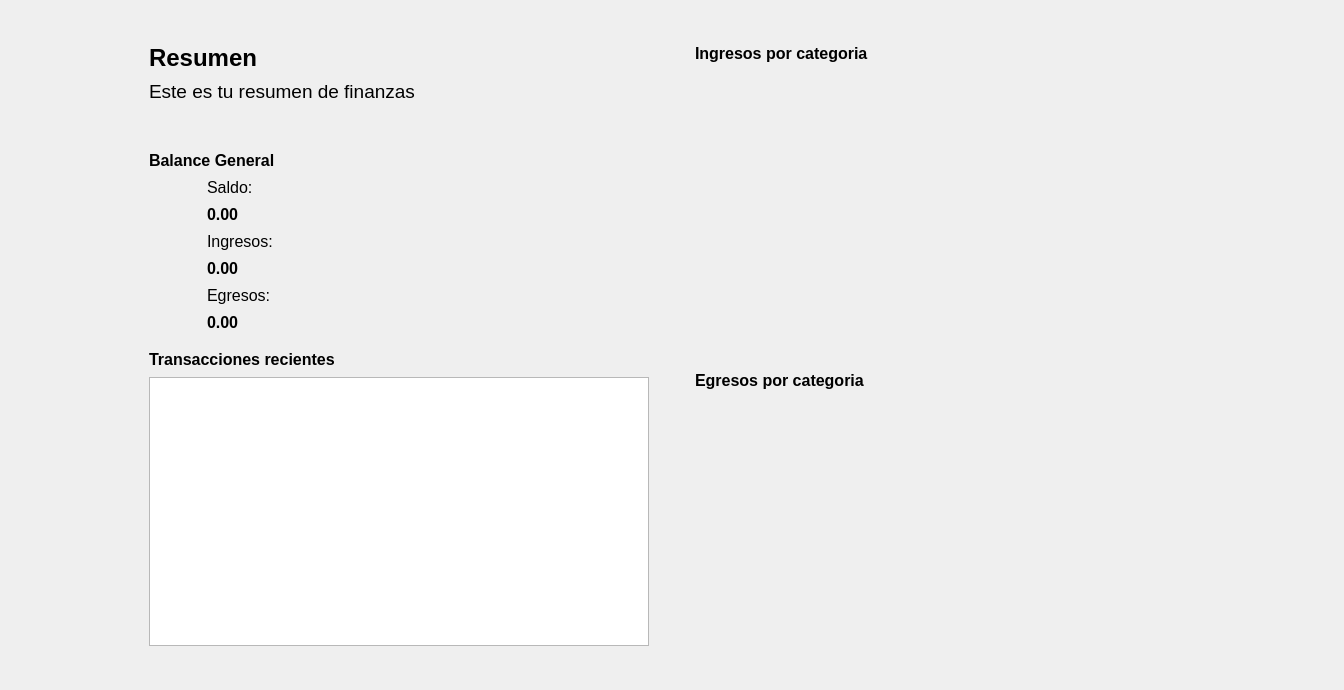
         <widget class="QWidget" name="paginaResumen">
          <property name="styleSheet">
           <string notr="true"/>
          </property>
          <layout class="QGridLayout" name="gridLayout_9">
           <item row="0" column="1">
            <spacer name="verticalSpacer_5">
             <property name="orientation">
              <enum>Qt::Orientation::Vertical</enum>
             </property>
             <property name="sizeHint" stdset="0">
              <size>
               <width>20</width>
               <height>33</height>
              </size>
             </property>
            </spacer>
           </item>
           <item row="1" column="0">
            <spacer name="horizontalSpacer_4">
             <property name="orientation">
              <enum>Qt::Orientation::Horizontal</enum>
             </property>
             <property name="sizeHint" stdset="0">
              <size>
               <width>138</width>
               <height>20</height>
              </size>
             </property>
            </spacer>
           </item>
           <item row="1" column="1" rowspan="2">
            <layout class="QHBoxLayout" name="horizontalLayout_5">
             <item>
              <layout class="QVBoxLayout" name="verticalLayout_17">
               <item>
                <layout class="QVBoxLayout" name="verticalLayout_16">
                 <property name="spacing">
                  <number>8</number>
                 </property>
                 <property name="bottomMargin">
                  <number>10</number>
                 </property>
                 <item>
                  <layout class="QVBoxLayout" name="verticalLayout_11">
                   <item>
                    <widget class="QLabel" name="label_4">
                     <property name="font">
                      <font>
                       <pointsize>18</pointsize>
                       <bold>true</bold>
                      </font>
                     </property>
                     <property name="text">
                      <string>Resumen</string>
                     </property>
                    </widget>
                   </item>
                   <item>
                    <widget class="QLabel" name="label_11">
                     <property name="font">
                      <font>
                       <pointsize>14</pointsize>
                      </font>
                     </property>
                     <property name="text">
                      <string>Este es tu resumen de finanzas</string>
                     </property>
                    </widget>
                   </item>
                  </layout>
                 </item>
                 <item>
                  <spacer name="verticalSpacer_4">
                   <property name="orientation">
                    <enum>Qt::Orientation::Vertical</enum>
                   </property>
                   <property name="sizeHint" stdset="0">
                    <size>
                     <width>20</width>
                     <height>40</height>
                    </size>
                   </property>
                  </spacer>
                 </item>
                 <item>
                  <layout class="QVBoxLayout" name="verticalLayout_13">
                   <item>
                    <widget class="QLabel" name="lblBalanceGeneral">
                     <property name="font">
                      <font>
                       <pointsize>12</pointsize>
                       <bold>true</bold>
                       <kerning>true</kerning>
                      </font>
                     </property>
                     <property name="text">
                      <string>Balance General</string>
                     </property>
                     <property name="margin">
                      <number>0</number>
                     </property>
                    </widget>
                   </item>
                   <item>
                    <layout class="QGridLayout" name="gridLayout_2">
                     <item row="0" column="0">
                      <layout class="QVBoxLayout" name="verticalLayout_12">
                       <item>
                        <widget class="QLabel" name="label_12">
                         <property name="minimumSize">
                          <size>
                           <width>50</width>
                           <height>0</height>
                          </size>
                         </property>
                         <property name="maximumSize">
                          <size>
                           <width>50</width>
                           <height>44</height>
                          </size>
                         </property>
                         <property name="text">
                          <string/>
                         </property>
                         <property name="pixmap">
                          <pixmap resource="resource.qrc">:/icon/icon/balance.png</pixmap>
                         </property>
                         <property name="scaledContents">
                          <bool>true</bool>
                         </property>
                        </widget>
                       </item>
                       <item>
                        <widget class="QLabel" name="label_13">
                         <property name="minimumSize">
                          <size>
                           <width>50</width>
                           <height>0</height>
                          </size>
                         </property>
                         <property name="maximumSize">
                          <size>
                           <width>50</width>
                           <height>44</height>
                          </size>
                         </property>
                         <property name="text">
                          <string/>
                         </property>
                         <property name="pixmap">
                          <pixmap resource="resource.qrc">:/icon/icon/ingreso.png</pixmap>
                         </property>
                         <property name="scaledContents">
                          <bool>true</bool>
                         </property>
                        </widget>
                       </item>
                       <item>
                        <widget class="QLabel" name="label_14">
                         <property name="minimumSize">
                          <size>
                           <width>50</width>
                           <height>0</height>
                          </size>
                         </property>
                         <property name="maximumSize">
                          <size>
                           <width>50</width>
                           <height>44</height>
                          </size>
                         </property>
                         <property name="text">
                          <string/>
                         </property>
                         <property name="pixmap">
                          <pixmap resource="resource.qrc">:/icon/icon/egreso.png</pixmap>
                         </property>
                         <property name="scaledContents">
                          <bool>true</bool>
                         </property>
                        </widget>
                       </item>
                      </layout>
                     </item>
                     <item row="0" column="1">
                      <layout class="QVBoxLayout" name="verticalLayout_10">
                       <item>
                        <layout class="QVBoxLayout" name="verticalLayout_6">
                         <item>
                          <widget class="QLabel" name="label_2">
                           <property name="font">
                            <font>
                             <pointsize>12</pointsize>
                            </font>
                           </property>
                           <property name="text">
                            <string>Saldo:</string>
                           </property>
                          </widget>
                         </item>
                         <item>
                          <widget class="QLabel" name="lblSaldo">
                           <property name="font">
                            <font>
                             <pointsize>12</pointsize>
                             <bold>true</bold>
                            </font>
                           </property>
                           <property name="text">
                            <string>0.00</string>
                           </property>
                           <property name="alignment">
                            <set>Qt::AlignmentFlag::AlignLeading|Qt::AlignmentFlag::AlignLeft|Qt::AlignmentFlag::AlignVCenter</set>
                           </property>
                          </widget>
                         </item>
                        </layout>
                       </item>
                       <item>
                        <layout class="QVBoxLayout" name="verticalLayout_7">
                         <item>
                          <widget class="QLabel" name="label_15">
                           <property name="font">
                            <font>
                             <pointsize>12</pointsize>
                            </font>
                           </property>
                           <property name="text">
                            <string>Ingresos:</string>
                           </property>
                          </widget>
                         </item>
                         <item>
                          <widget class="QLabel" name="lblIngresos">
                           <property name="font">
                            <font>
                             <pointsize>12</pointsize>
                             <bold>true</bold>
                            </font>
                           </property>
                           <property name="text">
                            <string>0.00</string>
                           </property>
                           <property name="alignment">
                            <set>Qt::AlignmentFlag::AlignLeading|Qt::AlignmentFlag::AlignLeft|Qt::AlignmentFlag::AlignVCenter</set>
                           </property>
                          </widget>
                         </item>
                        </layout>
                       </item>
                       <item>
                        <layout class="QVBoxLayout" name="verticalLayout_9">
                         <item>
                          <widget class="QLabel" name="label_17">
                           <property name="font">
                            <font>
                             <pointsize>12</pointsize>
                            </font>
                           </property>
                           <property name="text">
                            <string>Egresos:</string>
                           </property>
                          </widget>
                         </item>
                         <item>
                          <widget class="QLabel" name="lblEgresos">
                           <property name="font">
                            <font>
                             <pointsize>12</pointsize>
                             <bold>true</bold>
                            </font>
                           </property>
                           <property name="text">
                            <string>0.00</string>
                           </property>
                           <property name="alignment">
                            <set>Qt::AlignmentFlag::AlignLeading|Qt::AlignmentFlag::AlignLeft|Qt::AlignmentFlag::AlignVCenter</set>
                           </property>
                          </widget>
                         </item>
                        </layout>
                       </item>
                      </layout>
                     </item>
                    </layout>
                   </item>
                  </layout>
                 </item>
                </layout>
               </item>
               <item>
                <layout class="QVBoxLayout" name="verticalLayout_14">
                 <item>
                  <widget class="QLabel" name="lblBalanceGeneral_2">
                   <property name="font">
                    <font>
                     <pointsize>12</pointsize>
                     <bold>true</bold>
                     <kerning>true</kerning>
                    </font>
                   </property>
                   <property name="text">
                    <string>Transacciones recientes</string>
                   </property>
                   <property name="margin">
                    <number>0</number>
                   </property>
                  </widget>
                 </item>
                 <item>
                  <widget class="QListWidget" name="listTransacciones">
                   <property name="minimumSize">
                    <size>
                     <width>500</width>
                     <height>269</height>
                    </size>
                   </property>
                   <property name="maximumSize">
                    <size>
                     <width>417</width>
                     <height>269</height>
                    </size>
                   </property>
                  </widget>
                 </item>
                </layout>
               </item>
              </layout>
             </item>
             <item>
              <spacer name="horizontalSpacer_3">
               <property name="orientation">
                <enum>Qt::Orientation::Horizontal</enum>
               </property>
               <property name="sizeHint" stdset="0">
                <size>
                 <width>40</width>
                 <height>20</height>
                </size>
               </property>
              </spacer>
             </item>
             <item>
              <layout class="QFormLayout" name="formLayout">
               <item row="0" column="0">
                <layout class="QVBoxLayout" name="verticalLayout_8">
                 <item>
                  <widget class="QLabel" name="lblBalanceGeneral_3">
                   <property name="font">
                    <font>
                     <pointsize>12</pointsize>
                     <bold>true</bold>
                     <kerning>true</kerning>
                    </font>
                   </property>
                   <property name="text">
                    <string>Ingresos por categoria</string>
                   </property>
                   <property name="margin">
                    <number>0</number>
                   </property>
                  </widget>
                 </item>
                 <item>
                  <widget class="QWidget" name="widgetGraficoIngresos" native="true">
                   <property name="minimumSize">
                    <size>
                     <width>500</width>
                     <height>250</height>
                    </size>
                   </property>
                   <property name="maximumSize">
                    <size>
                     <width>300</width>
                     <height>250</height>
                    </size>
                   </property>
                  </widget>
                 </item>
                </layout>
               </item>
               <item row="1" column="0">
                <spacer name="verticalSpacer_3">
                 <property name="orientation">
                  <enum>Qt::Orientation::Vertical</enum>
                 </property>
                 <property name="sizeHint" stdset="0">
                  <size>
                   <width>20</width>
                   <height>40</height>
                  </size>
                 </property>
                </spacer>
               </item>
               <item row="2" column="0">
                <layout class="QVBoxLayout" name="verticalLayout_15">
                 <item>
                  <widget class="QLabel" name="lblBalanceGeneral_4">
                   <property name="font">
                    <font>
                     <pointsize>12</pointsize>
                     <bold>true</bold>
                     <kerning>true</kerning>
                    </font>
                   </property>
                   <property name="text">
                    <string>Egresos por categoria</string>
                   </property>
                   <property name="margin">
                    <number>0</number>
                   </property>
                  </widget>
                 </item>
                 <item>
                  <widget class="QWidget" name="widgetGraficoEgresos" native="true">
                   <property name="minimumSize">
                    <size>
                     <width>500</width>
                     <height>250</height>
                    </size>
                   </property>
                   <property name="maximumSize">
                    <size>
                     <width>400</width>
                     <height>250</height>
                    </size>
                   </property>
                  </widget>
                 </item>
                </layout>
               </item>
              </layout>
             </item>
            </layout>
           </item>
           <item row="2" column="2">
            <spacer name="horizontalSpacer_5">
             <property name="orientation">
              <enum>Qt::Orientation::Horizontal</enum>
             </property>
             <property name="sizeHint" stdset="0">
              <size>
               <width>138</width>
               <height>20</height>
              </size>
             </property>
            </spacer>
           </item>
           <item row="3" column="1">
            <spacer name="verticalSpacer_6">
             <property name="orientation">
              <enum>Qt::Orientation::Vertical</enum>
             </property>
             <property name="sizeHint" stdset="0">
              <size>
               <width>20</width>
               <height>33</height>
              </size>
             </property>
            </spacer>
           </item>
          </layout>
         </widget>
